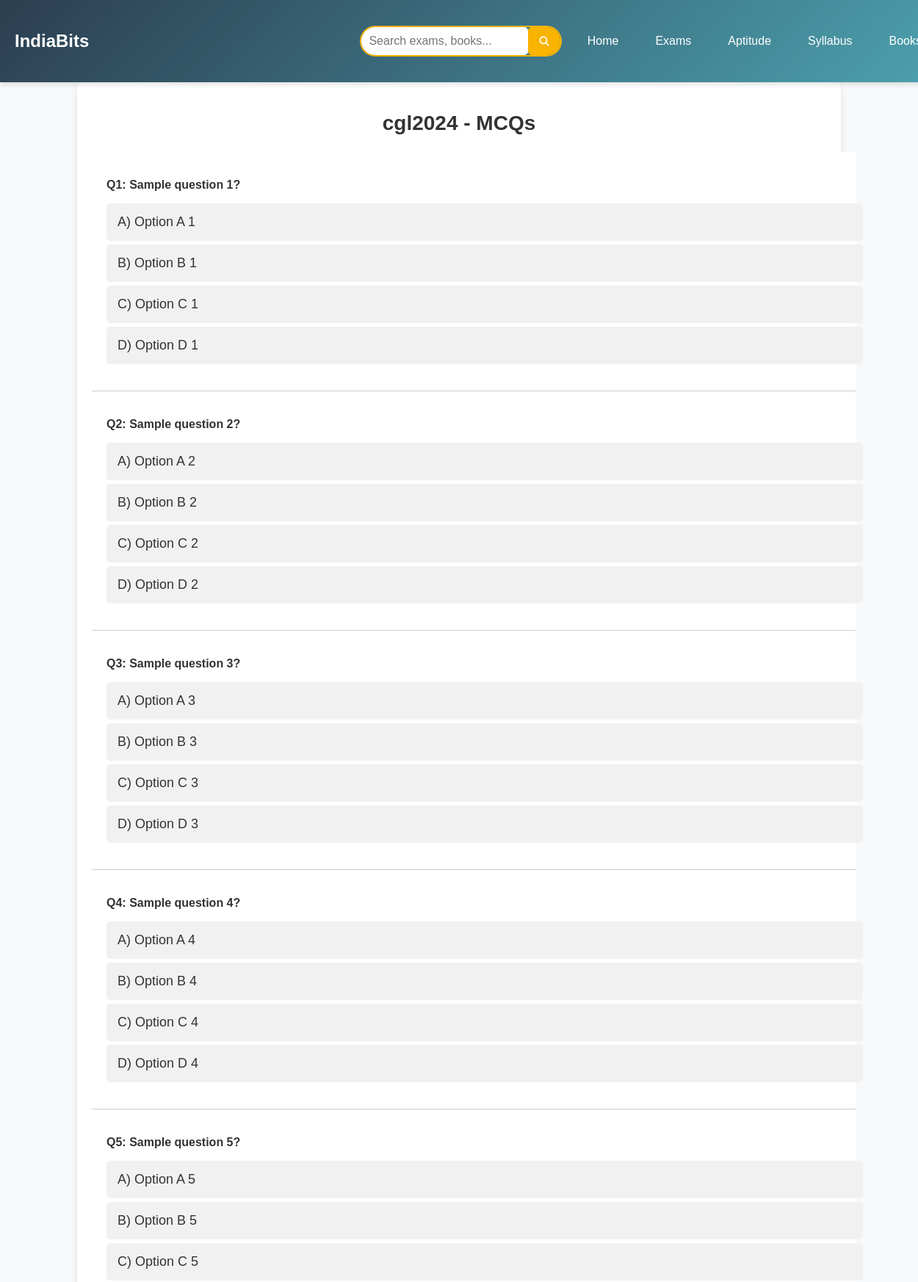
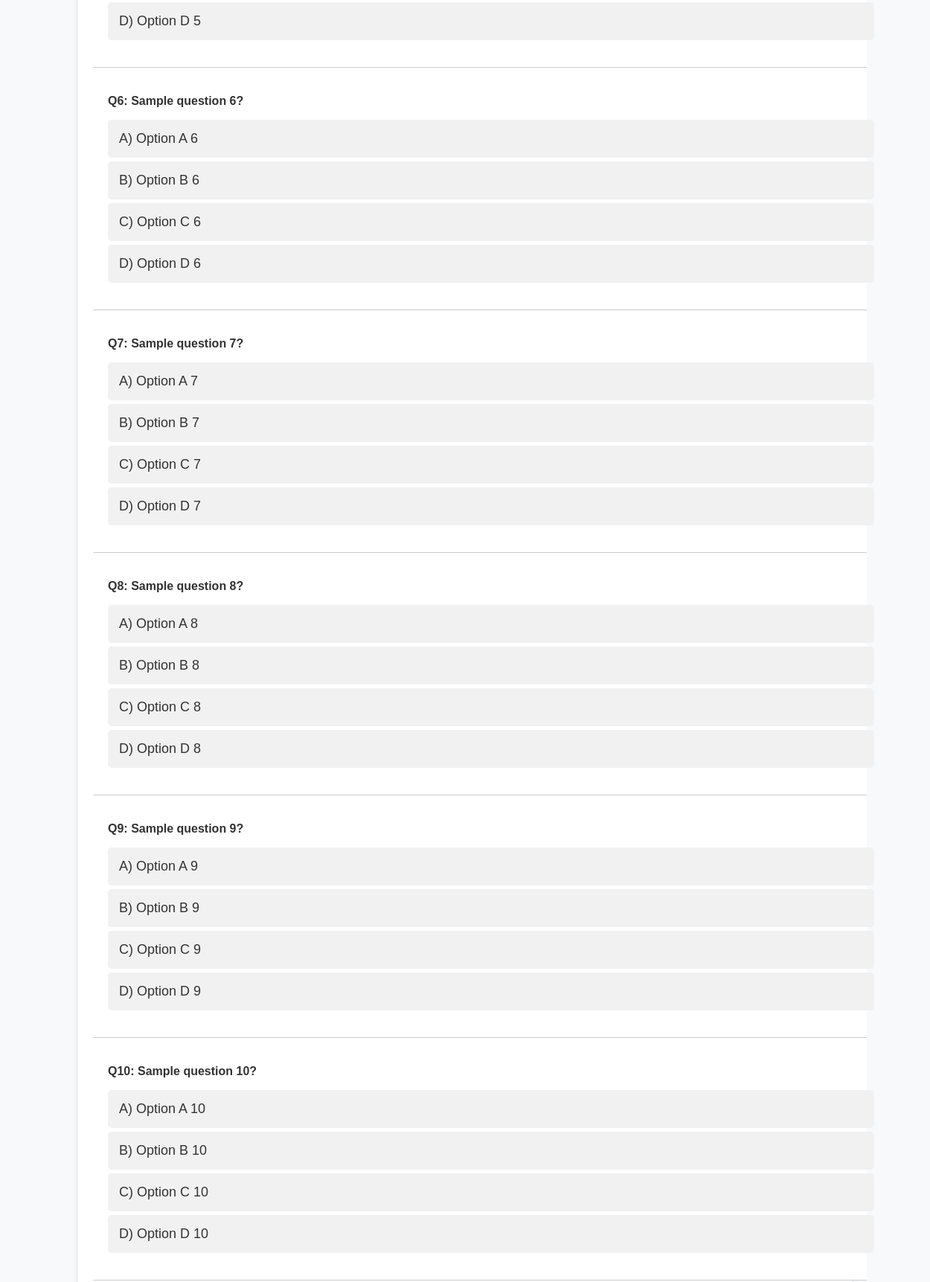
Screenshot of /categories/ssc/SSC-CGL/papers/1/MCQ/ (upper part) with the database file from the repository (2 pictures, top to bottom).
### mock/models.py (models this page shows, shortened)
class Paper(models.Model):
    name = models.CharField(max_length=100, null=True, blank=True)
    subcategory = models.ForeignKey(Subcategory, related_name='papers', on_delete=models.CASCADE)

class MCQ(models.Model):
    subcategory = models.ForeignKey(Subcategory, on_delete=models.CASCADE, null=True, blank=True)
    paper = models.ForeignKey(Paper, on_delete=models.CASCADE, related_name='mcqs')
    year = models.IntegerField()
    question = models.TextField()
    option_a = models.CharField(max_length=255)
    option_b = models.CharField(max_length=255)
    option_c = models.CharField(max_length=255)
    option_d = models.CharField(max_length=255)
    correct_answer = models.CharField(max_length=1, choices=[('A', 'A'), ('B', 'B'), ('C', 'C'), ('D', 'D')])
    explanation = models.TextField(blank=True, null=True)  # Optional explanation

### mock/views.py (the view)
# urls.py: path('categories/<slug:category_slug>/<slug:subcategory_slug>/papers/<int:paper_id>/MCQ/', mcq_view, name='mcq_view'),
def mcq_view(request, category_slug, subcategory_slug, paper_id):
    paper = get_object_or_404(Paper, id=paper_id, subcategory__slug=subcategory_slug, subcategory__category__slug=category_slug)
    mcqs = MCQ.objects.filter(paper=paper)
    paginator = Paginator(mcqs, request.GET.get('per_page', 10))
    return render(request, 'mcq.html', {'paper': paper, 'page_obj': paginator.get_page(request.GET.get('page'))})

### mock/templates/mcq.html (shortened to what this page needs)
{% extends 'base.html' %}
{% block content %}
    <div class="mcq-container">
        <h2 class="mcq-title">{{ paper.name }} - MCQs</h2>
        <ul class="mcq-list">
            {% for mcq in page_obj %}
                <li>
                    <p><strong>Q{{ forloop.counter0|add:page_obj.start_index }}: {{ mcq.question }}</strong></p>
                    <label class="option-label">
                        <input type="radio" name="mcq_{{ mcq.id }}" data-option="A" data-correct="{{ mcq.correct_answer }}" data-explanation="{{ mcq.explanation }}"> A) {{ mcq.option_a }}
                    </label>
                    <label class="option-label">
                        <input type="radio" name="mcq_{{ mcq.id }}" data-option="B" data-correct="{{ mcq.correct_answer }}" data-explanation="{{ mcq.explanation }}"> B) {{ mcq.option_b }}
                    </label>
                    <label class="option-label">
                        <input type="radio" name="mcq_{{ mcq.id }}" data-option="C" data-correct="{{ mcq.correct_answer }}" data-explanation="{{ mcq.explanation }}"> C) {{ mcq.option_c }}
                    </label>
                    <label class="option-label">
                        <input type="radio" name="mcq_{{ mcq.id }}" data-option="D" data-correct="{{ mcq.correct_answer }}" data-explanation="{{ mcq.explanation }}"> D) {{ mcq.option_d }}
                    </label>
                </li>
            {% empty %}
                <p>No MCQs available.</p>
            {% endfor %}
        </ul>
{% endblock %}

### mock/static/css/styles.css (style rules this page uses)
body { display: flex; flex-direction: column; min-height: 100vh; margin: 0; font-family: Arial, sans-serif; background: #f9f9f9; }

### mock/templates/base.html (style rules this page uses)
body { font-family: "Poppins", sans-serif; margin: 0; padding: 0; background-color: #f4f4f4; color: #333; transition: background-color 0.3s, color 0.3s; }

### mock/templates/mcq.html (style rules this page uses)
body { margin: 0; padding: 0; font-family: Arial, sans-serif; background: #f8f9fa; }
.mcq-container { width: 100%; max-width: 100%; margin: 0; padding: 0; }
.mcq-title { text-align: center; color: #333; font-size: 28px; margin-top: 20px; }
.mcq-list { list-style-type: none; padding: 0; margin: 0; width: 100%; }
.mcq-list li { width: 100%; padding: 20px; background: white; border-bottom: 1px solid #ccc; }
.option-label { display: block; padding: 15px; margin: 5px 0; border-radius: 5px; cursor: pointer; font-size: 18px; background: #f1f1f1; transition: background 0.3s; width: 100%; text-align: left; }

### rows the page displays
Paper: name "cgl2024"
MCQ: question "Sample question 1?", option_a "Option A 1", option_b "Option B 1", option_c "Option C 1", option_d "Option D 1"
MCQ: question "Sample question 2?", option_a "Option A 2", option_b "Option B 2", option_c "Option C 2", option_d "Option D 2"
MCQ: question "Sample question 3?", option_a "Option A 3", option_b "Option B 3", option_c "Option C 3", option_d "Option D 3"
MCQ: question "Sample question 4?", option_a "Option A 4", option_b "Option B 4", option_c "Option C 4", option_d "Option D 4"
MCQ: question "Sample question 5?", option_a "Option A 5", option_b "Option B 5", option_c "Option C 5", option_d "Option D 5"
MCQ: question "Sample question 6?", option_a "Option A 6", option_b "Option B 6", option_c "Option C 6", option_d "Option D 6"
MCQ: question "Sample question 7?", option_a "Option A 7", option_b "Option B 7", option_c "Option C 7", option_d "Option D 7"
MCQ: question "Sample question 8?", option_a "Option A 8", option_b "Option B 8", option_c "Option C 8", option_d "Option D 8"
MCQ: question "Sample question 9?", option_a "Option A 9", option_b "Option B 9", option_c "Option C 9", option_d "Option D 9"
MCQ: question "Sample question 10?", option_a "Option A 10", option_b "Option B 10", option_c "Option C 10", option_d "Option D 10"
